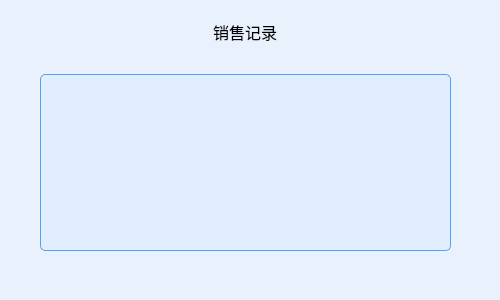
<?xml version="1.0" encoding="UTF-8"?>
<ui version="4.0">
 <class>SaleRec</class>
 <widget class="QDialog" name="SaleRec">
  <property name="geometry">
   <rect>
    <x>0</x>
    <y>0</y>
    <width>500</width>
    <height>300</height>
   </rect>
  </property>
  <property name="windowTitle">
   <string>Dialog</string>
  </property>
  <property name="styleSheet">
   <string notr="true">


QDialog{
	background:rgb(232,241,252);
	margin:0.5px 0.5px 0.5px 0.5px;
	
}</string>
  </property>
  <widget class="QWidget" name="">
   <property name="geometry">
    <rect>
     <x>40</x>
     <y>20</y>
     <width>411</width>
     <height>231</height>
    </rect>
   </property>
   <layout class="QVBoxLayout" name="verticalLayout">
    <item alignment="Qt::AlignHCenter">
     <widget class="QLabel" name="label">
      <property name="font">
       <font>
        <family>微软雅黑 Light</family>
        <pointsize>12</pointsize>
       </font>
      </property>
      <property name="text">
       <string>销售记录</string>
      </property>
     </widget>
    </item>
    <item>
     <spacer name="verticalSpacer">
      <property name="orientation">
       <enum>Qt::Vertical</enum>
      </property>
      <property name="sizeHint" stdset="0">
       <size>
        <width>20</width>
        <height>40</height>
       </size>
      </property>
     </spacer>
    </item>
    <item>
     <widget class="QTableWidget" name="tableWidget">
      <property name="font">
       <font>
        <family>微软雅黑 Light</family>
       </font>
      </property>
      <property name="styleSheet">
       <string notr="true">QTableView{background:rgb(255,255,255);font:2em;
border:2px solid rgb(121,189,143);
border-radius:5px;}
QHeaderView{
        border: none;
        border-bottom: 1px solid rgb(0, 78, 161);
        background: transparent;
       
}
QHeaderView::section:horizontal {
        border: 2px;
        color: rgb(2, 65, 132);
        background: transparent;
        padding-left: 5px;
}
QHeaderView::section:horizontal:hover {
        color: white;
        background: rgb(0, 78, 161);
}
QHeaderView::section:horizontal:pressed {
        color: white;
        background: rgb(6, 94, 187);
}
QHeaderView::up-arrow {
        width: 13px;
        height: 11px;
        padding-right: 5px;
       
        subcontrol-position: center right;
}

QHeaderView::down-arrow {
        width: 13px;
        height: 11px;
        padding-right: 5px;
       
        subcontrol-position: center right;
}

QTableView {
        border: 1px solid rgb(111, 156, 207);
        background: rgb(224, 238, 255);
        gridline-color: rgb(111, 156, 207);
}
QTableView::item {
        padding-left: 5px;
        padding-right: 5px;
        border: none;
        background: white;
        border-right: 1px solid rgb(111, 156, 207);
        border-bottom: 1px solid rgb(111, 156, 207);
}
QTableView::item:selected {
        background: rgba(0, 0, 0, 100);
}
QTableView::item:selected:!active {
        color: rgb(65, 65, 65);
}
QTableView::indicator {
        width: 20px;
        height: 20px;
}
</string>
      </property>
     </widget>
    </item>
   </layout>
  </widget>
 </widget>
 <resources/>
 <connections/>
</ui>
